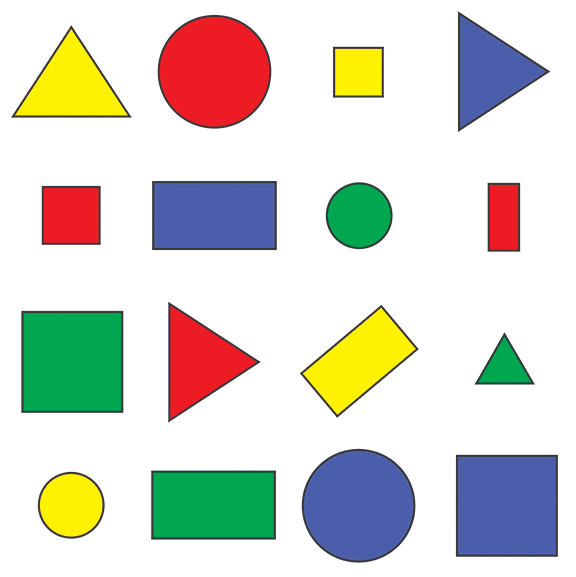
#> input picture Resources/shapes.png, 576 x 577 px
$ python chapter8.py
#> lines starting #> are read from the running program, lines starting #| are printed output that depends on the picture; after the words box and inside, x2 and y2 are one past the last pixel; in counts of white or black regions, pixels touching at a corner belong together
import cv2
import numpy as np

path = 'Resources/shapes.png'
img = cv2.imread(path)
#> img is the input picture: shape (577, 576, 3); mean B, G, R 205.1, 214.3, 214.2
imgContour = img.copy()  # Copy the img


def stackImages(scale, imgArray):
    rows = len(imgArray)
    cols = len(imgArray[0])
    rowsAvailable = isinstance(imgArray[0], list)
    width = imgArray[0][0].shape[1]
    height = imgArray[0][0].shape[0]
    if rowsAvailable:
        for x in range(0, rows):
            for y in range(0, cols):
                if imgArray[x][y].shape[:2] == imgArray[0][0].shape[:2]:
                    imgArray[x][y] = cv2.resize(imgArray[x][y], (0, 0), None, scale, scale)
                else:
                    imgArray[x][y] = cv2.resize(imgArray[x][y], (imgArray[0][0].shape[1], imgArray[0][0].shape[0]),
                                                None, scale, scale)
                if len(imgArray[x][y].shape) == 2: imgArray[x][y] = cv2.cvtColor(imgArray[x][y], cv2.COLOR_GRAY2BGR)
        imageBlank = np.zeros((height, width, 3), np.uint8)
        hor = [imageBlank] * rows
        hor_con = [imageBlank] * rows
        for x in range(0, rows):
            hor[x] = np.hstack(imgArray[x])
        ver = np.vstack(hor)
    else:
        for x in range(0, rows):
            if imgArray[x].shape[:2] == imgArray[0].shape[:2]:
                imgArray[x] = cv2.resize(imgArray[x], (0, 0), None, scale, scale)
            else:
                imgArray[x] = cv2.resize(imgArray[x], (imgArray[0].shape[1], imgArray[0].shape[0]), None, scale, scale)
            if len(imgArray[x].shape) == 2: imgArray[x] = cv2.cvtColor(imgArray[x], cv2.COLOR_GRAY2BGR)
        hor = np.hstack(imgArray)
        ver = hor
    return ver


def getContours(img):
    contours, hierarchy = cv2.findContours(img, cv2.RETR_EXTERNAL, cv2.CHAIN_APPROX_NONE)  # This will retrieves the
    # external outer contours
    for cnt in contours:
        area = cv2.contourArea(cnt)  # Calculate the area
        print(area)
        if area > 500:
            cv2.drawContours(imgContour, cnt, -1, (255, 0, 0), 3)  # As the name says, draw the contours
            peri = cv2.arcLength(cnt, True)  # Perimeter of the shapes
            print(peri)
            approx = cv2.approxPolyDP(cnt, 0.02*peri, True)  # Approximate the number of corners
            print(len(approx))
            objCor = len(approx)
            x, y, w, h = cv2.boundingRect(approx)  # Give us the x, y, weight and height for each shape
            cv2.rectangle(imgContour, (x, y), (x+w, y+h), (0, 255, 0), 2)


# Pre process the image
imgGray = cv2.cvtColor(img, cv2.COLOR_BGR2GRAY)
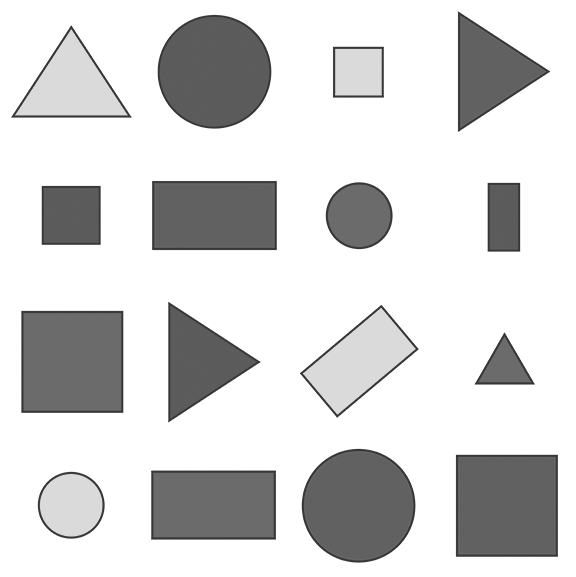
#> imgGray: shape (577, 576); min 54, max 255, mean 213.2
imgBlur = cv2.GaussianBlur(imgGray, (7, 7), 1)
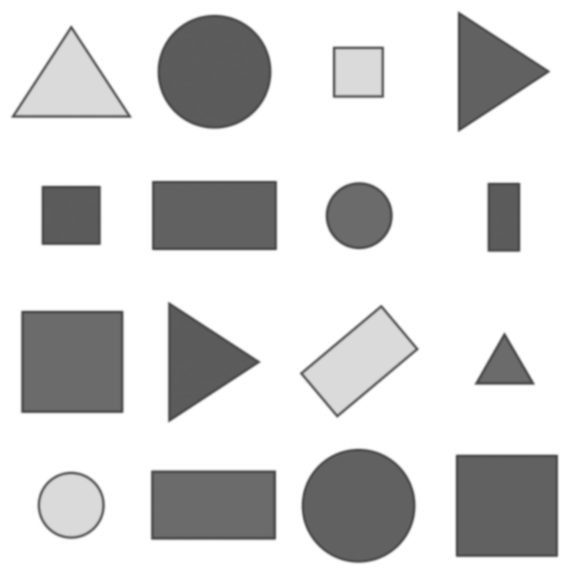
#> imgBlur: shape (577, 576); min 72, max 255, mean 213.2
imgCanny = cv2.Canny(imgBlur, 150, 200)
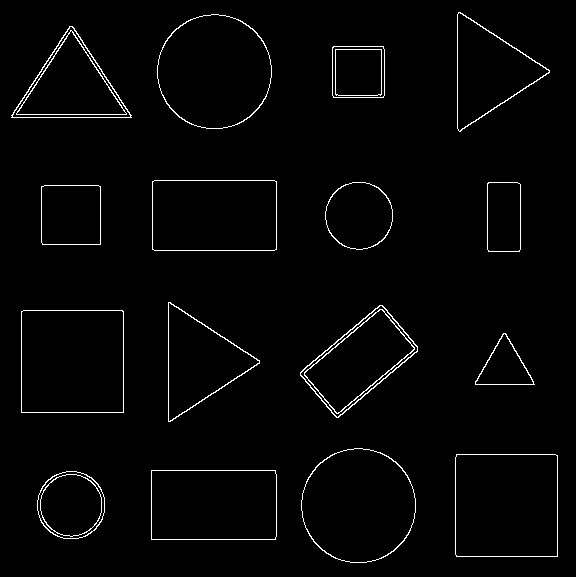
#> imgCanny: shape (577, 576); 2% white in thin lines or dots
getContours(imgCanny)
#> in getContours, `contours, hierarchy = cv2.findContours(img, cv2.RETR_EXTERNAL, cv2.CHA..`: contours = 16 contours; largest, box (x1, y1, x2, y2) and area: (21, 310, 124, 413) 10402, (455, 454, 558, 557) 10398, (301, 448, 416, 563) 10236, (157, 14, 272, 129) 10234, (152, 180, 277, 251) 8674
#> the loop in getContours, `for cnt in contours:` made 16 passes
#> (area, peri, approx, objCor, x, y, w, h) on passes 2, 3, 5, 6, 7, 8, 9: (8619, 386.8, [[151, 470], [151, 539], [275, 539], [275, 470]], 4, 151, 470, 125, 70), (10398.5, 406.2, [[456, 454], [456, 556], [557, 556], [557, 455]], 4, 456, 454, 102, 103), (1612.5, 186.6, [[503, 333], [475, 384], [534, 384]], 3, 475, 333, 60, 52), (10402, 406.8, [[21, 311], [21, 412], [123, 412], [122, 310]], 4, 21, 310, 103, 103), (6389, 338.5, [[382, 305], [300, 372], [336, 417], [417, 351]], 4, 300, 305, 118, 113), (5629, 352, [[168, 302], [170, 421], [259, 360]], 3, 168, 302, 92, 120), (3475.5, 234.2, [[41, 186], [42, 244], [100, 244], [100, 186]], 4, 41, 186, 60, 59)
#> (area, peri, objCor, x, y, w, h) on passes 1, 4, 11, 15: (3593.5, 224.1, 8, 37, 471, 68, 68), (10236, 378.7, 8, 301, 448, 115, 115), (3552.5, 222.9, 8, 325, 182, 68, 68), (10234, 378.7, 8, 157, 15, 114, 114)
#> (printed output is left out)
#> after the loop in getContours, `for cnt in contours:`:
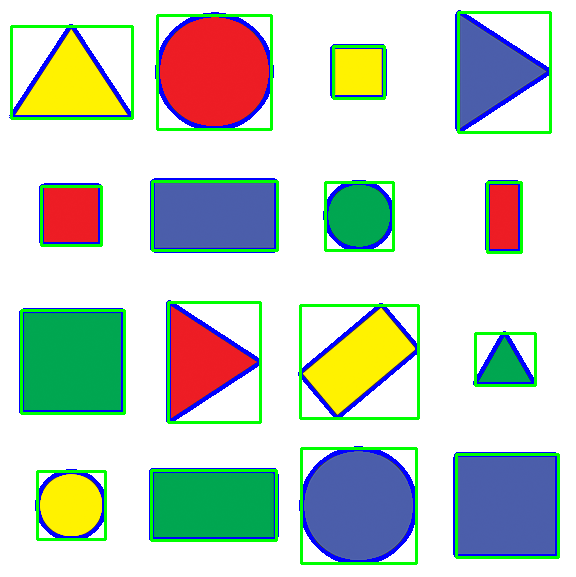
#> imgContour: shape (577, 576, 3); 9.09% of pixels changed, all inside (x1, y1, x2, y2) = (9, 10, 560, 565)

imgStack = stackImages(0.6, ([img, imgContour], [imgCanny, img]))
#> after the loop in stackImages, `for x in range(0, rows):`: hor = 2 items
#> in stackImages, `ver = np.vstack(hor)`:
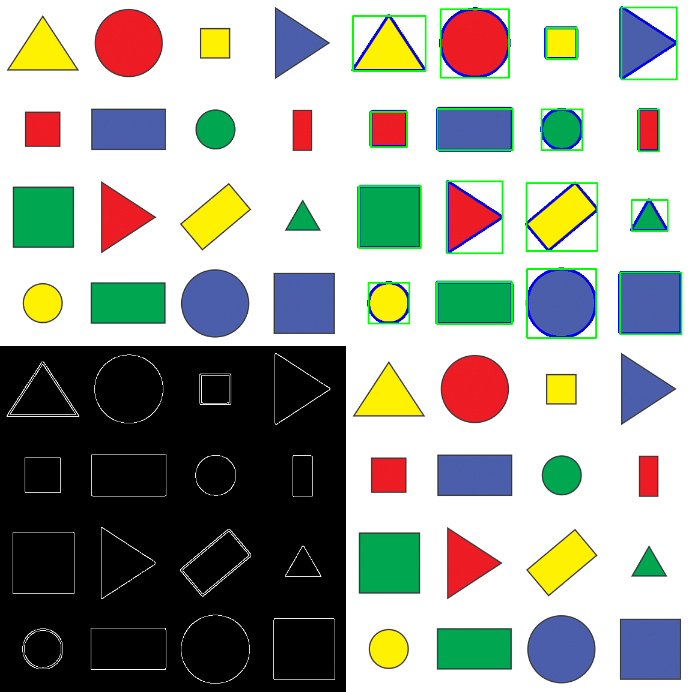
#> ver: shape (692, 692, 3); mean of channels 0, 1, 2 153.3, 160.9, 157.7; drawn as B, G, R
cv2.imshow("Stacked", imgStack)
cv2.waitKey(0)
